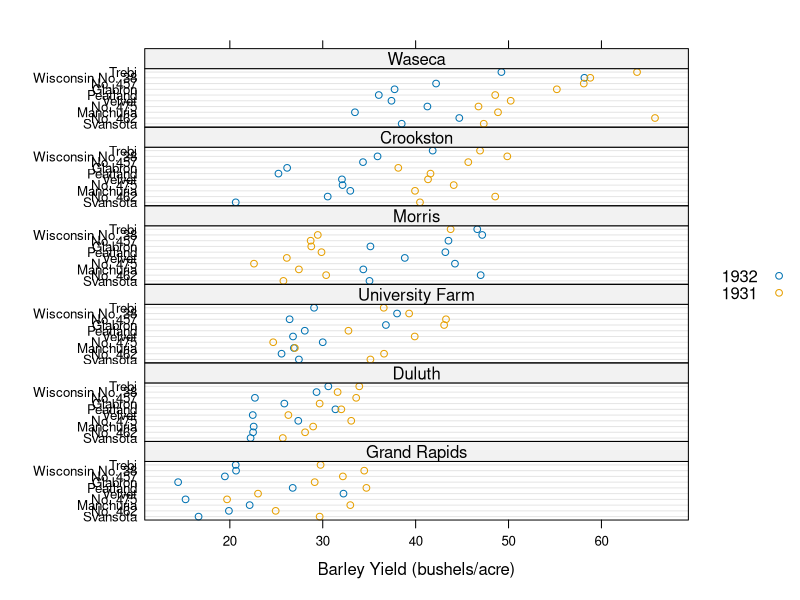
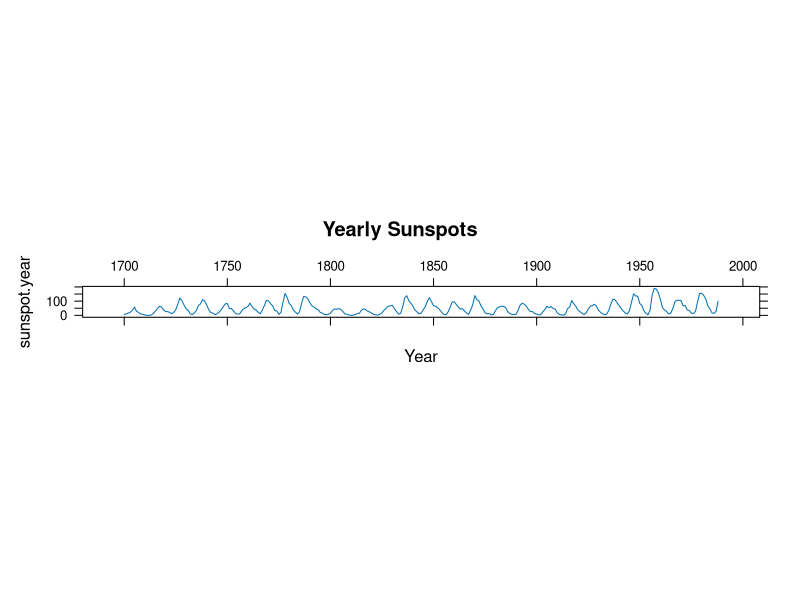
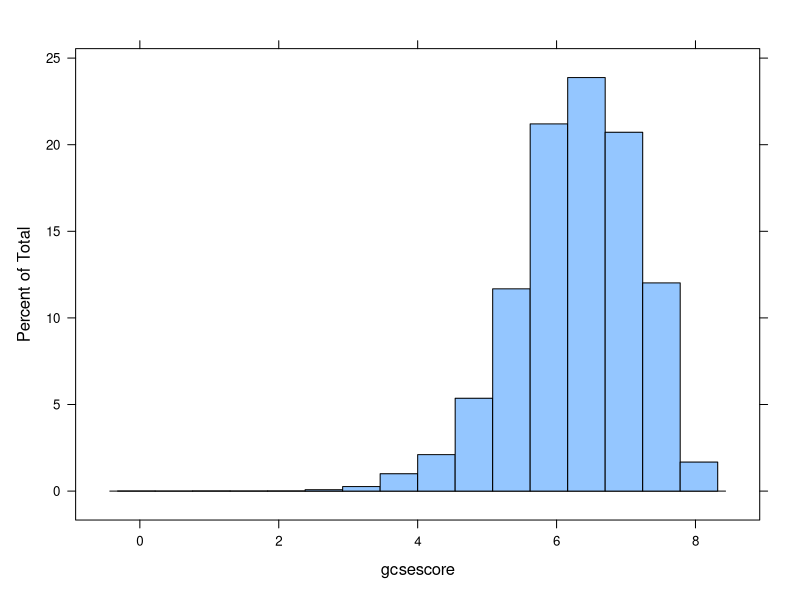
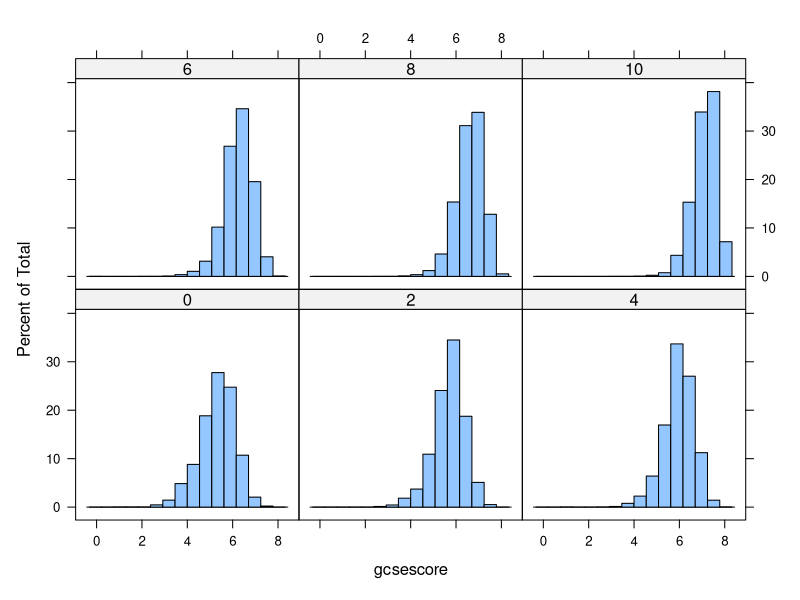
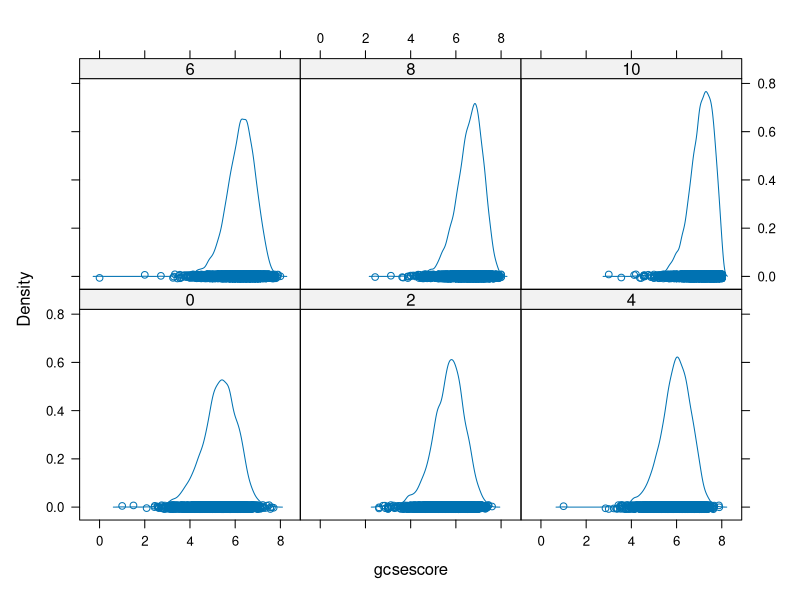
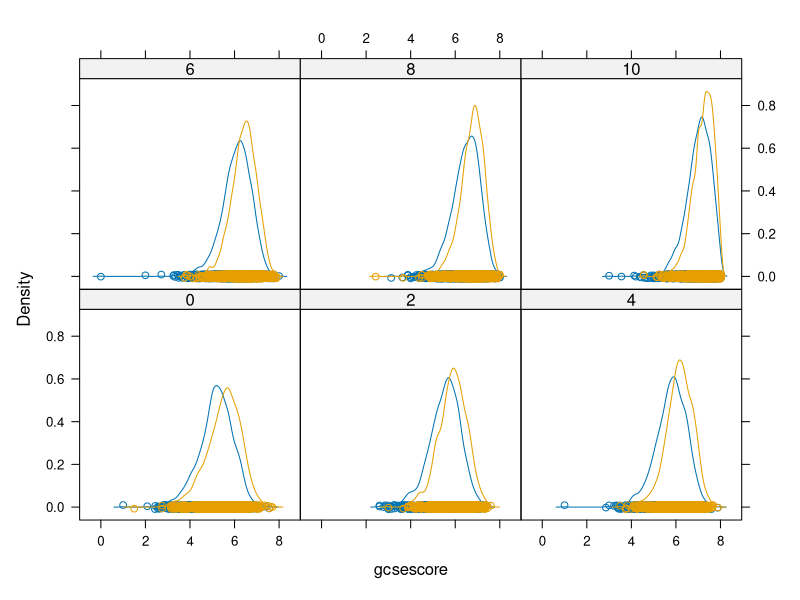
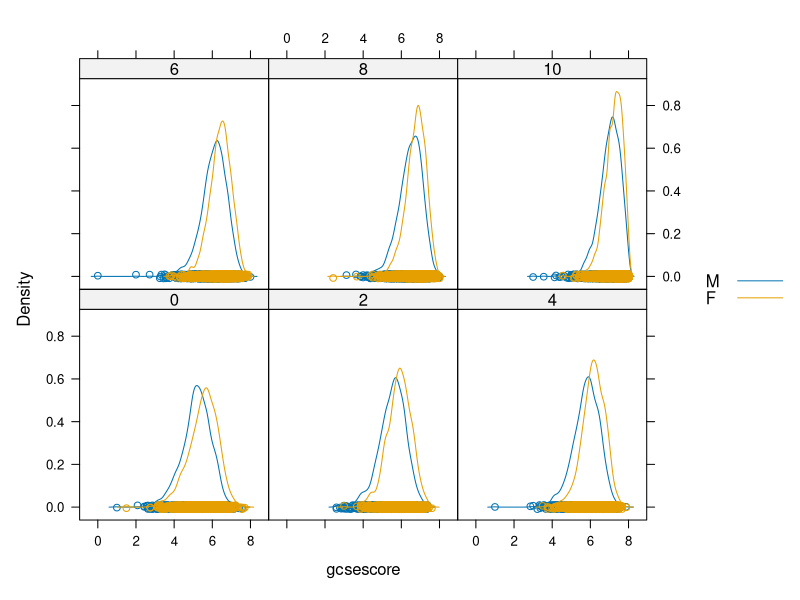
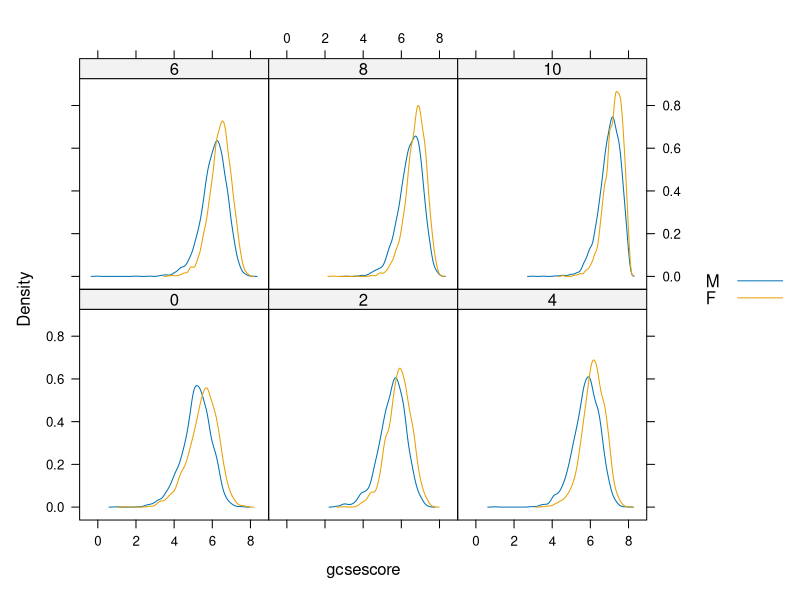

The R source for these figures, in order:
## Lattice allows easy visualization of many variables
options(width=60)
library(lattice)
dotplot(variety ~ yield | site, data = barley, groups = year,auto.key=list(space="right"),layout=c(1,6),xlab = "Barley Yield (bushels/acre)")

## And also automatically calculates scales for optimal decoding
xyplot(sunspot.year~1700:1988,xlab="Year",type="l",scales=list(x=list(alternating=2)),main = "Yearly Sunspots",aspect="xy")

## Load a data set
data(Chem97,package="mlmRev")
head(Chem97)

## Simple histogram
histogram(~gcsescore,Chem97)

## Histograms conditional on a categorical variable
histogram(~gcsescore|factor(score),Chem97)

## Conditioned plots of kernel density estimates
densityplot(~gcsescore|factor(score),Chem97)

## Conditioned and grouped density plots
densityplot(~gcsescore|factor(score),Chem97,groups=gender)

## Add a legend with the auto.key argument
densityplot(~gcsescore|factor(score),Chem97,groups=gender,auto.key=list())

## Hide the actual points with the plot.points argument
densityplot(~gcsescore|factor(score),Chem97,groups=gender,auto.key=list(),plot.points=FALSE)

## Legend layout with the columns argument
densityplot(~gcsescore|factor(score),Chem97,groups=gender,auto.key=list(columns=2),plot.points=FALSE)

## Legend positioning with the space argument
densityplot(~gcsescore|factor(score),Chem97,groups=gender,auto.key=list(columns=2,space="bottom"),plot.points=FALSE)

## Show all default settings
show.settings()

## Show settings good for printout
show.settings(standard.theme(color=FALSE))

## Change the settings
br <- simpleTheme(col=c("black","red"))
show.settings(br)

## Change group colors with par.settings
densityplot(~gcsescore|factor(score),Chem97,groups=gender,auto.key=list(columns=2,space="bottom"),par.settings=br)

## Load a tabular data set
print(VADeaths)

## Convert to data frame to work with lattice
vad <- as.data.frame.table(VADeaths)
names(vad) <- c("age","demographic","deaths")
head(vad)

## Plot using bars
barchart(age~deaths|demographic,vad)

## Set the bar origin to 0 (less confusing)
barchart(age~deaths|demographic,vad,origin=0)

## Arrange the plots vertically to facilitate comparison
barchart(age~deaths|demographic,vad,layout=c(1,4),origin=0)

## Dotplots also work well for these data
dotplot(age~deaths|demographic,vad,layout=c(1,4))

## Connect the dots with the "o" type
dotplot(age~deaths|demographic,vad,layout=c(1,4),type="o")

## Use grouping instead of conditioning to facilitate comparison
dotplot(age~deaths,vad,groups=demographic)

## Plots can be saved as R objects
dots <- dotplot(age~deaths,vad,groups=demographic)
dots

## Saved plots can be updated later
dots2 <- update(dots,type="o")
dots2

## Add a confusing legend ... how to label better?
update(dots2,auto.key=list())

## Load some earthquake measurements
data(Earthquake,package="nlme")
head(Earthquake)

## Scatterplot with xyplot
xyplot(accel~distance,Earthquake)

## Log scales with scales argument
xyplot(accel~distance,Earthquake,scales=list(log=TRUE))

## Type "p" is the default
xyplot(accel~distance,Earthquake,scales=list(log=TRUE),type=c("p"))

## Type "g" adds a grid
xyplot(accel~distance,Earthquake,scales=list(log=TRUE),type=c("p","g"))

## Type "smooth" adds a smooth line
xyplot(accel~distance,Earthquake,scales=list(log=TRUE),type=c("p","g","smooth"))

## Add some labels
xyplot(accel~distance,Earthquake,scales=list(log=TRUE),type=c("p","g","smooth"),xlab="Distance from epicenter (km)",ylab="Maximum horizontal acceleration (g)",main="Larger quakes are felt closer to the epicenter",sub="Data on log scale")

## Make some 3d data
x <- seq(pi/4, 5 * pi, length.out = 100)
y <- seq(pi/4, 5 * pi, length.out = 100)
r <- as.vector(sqrt(outer(x^2, y^2, "+")))
grid <- expand.grid(x=x, y=y)
grid$z <- cos(r^2) * exp(-r/(pi^3))
head(grid)

## Plot 3 continuous variables using color
levelplot(z~x*y,grid)

## Use a different color scale
my.colors <- sapply(0:100,function(l)hcl(l=l))
levelplot(z~x*y,grid,col.regions=my.colors)

## Data in matrix form of volcano heights
dim(volcano)
print(volcano[1:5,1:5])

## Plot volcano elevations in a matrix using color
levelplot(volcano,col.regions=my.colors)

## Use 3d wireframe plots
wireframe(volcano,drape=TRUE,col.regions=my.colors)

## Combine plots using latticeExtra
library(latticeExtra)
both <- c(wireframe(volcano,drape=TRUE),levelplot(volcano))
both

## Globally change the plot parameters
trellis.par.set(regions=list(col=my.colors))
both

## Box and whisker plots
bwplot(gcsescore~gender|factor(score),Chem97,layout=c(6,1))

## Compare the distribution (sample quantiles) of 2 variables
qq(gender~gcsescore|factor(score),Chem97)

## Force aspect ratio to be equal
qq(gender~gcsescore|factor(score),Chem97,aspect=1)

## Determine the normality of a variable
qqmath(~gcsescore,Chem97,groups=gender,auto.key=list(space="right"))

## Only plot 100 probability points (faster)
qqmath(~gcsescore,Chem97,groups=gender,auto.key=list(space="right"),f.value=ppoints(100))

## Use lines instead of points ... legend?
qqmath(~gcsescore,Chem97,groups=gender,auto.key=list(space="right"),f.value=ppoints(100),type="l")

## Change legend appearance
qqmath(~gcsescore,Chem97,groups=gender,auto.key=list(lines=TRUE,points=FALSE,space="right"),f.value=ppoints(100),type="l")

## Longitudinal data
data(BodyWeight,package="nlme")
head(BodyWeight)

## Even more confusing legend
xyplot(weight~Time|Diet,BodyWeight,groups=Rat,type='l',layout=c(3,1),auto.key=list(space="right"))
